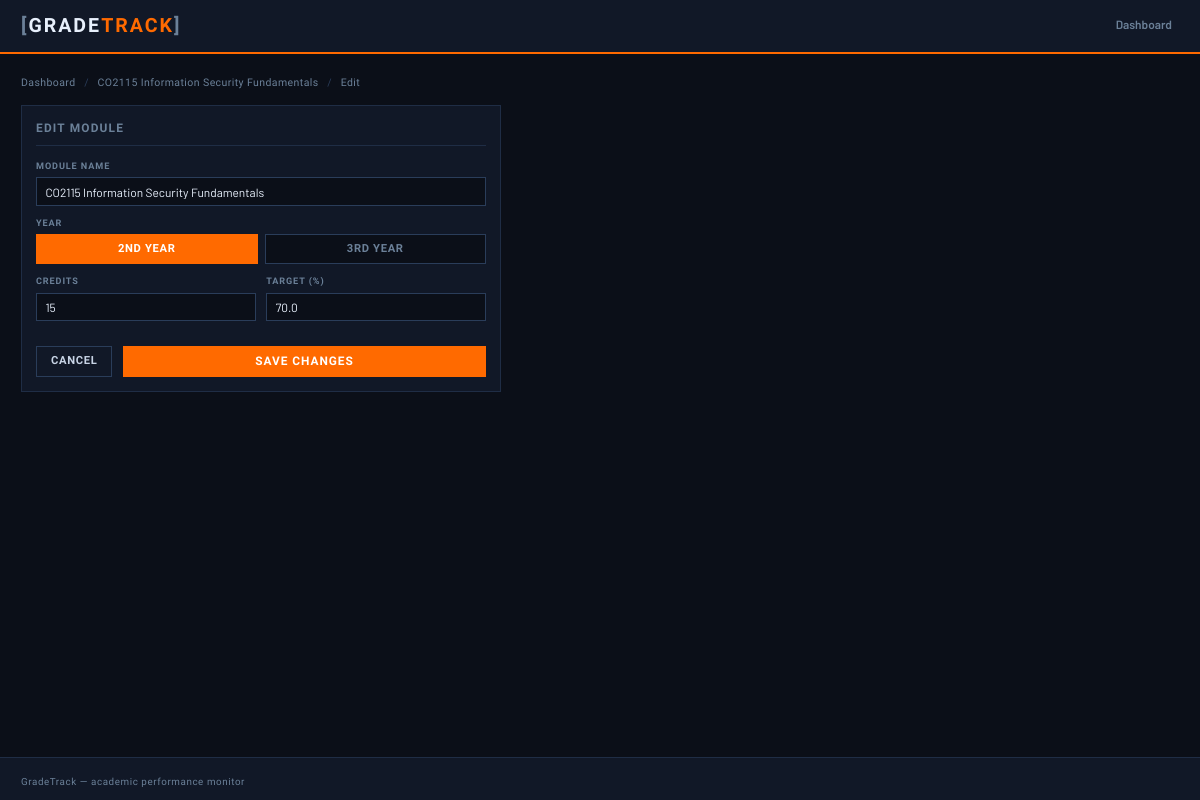
The page /module/2/edit on the database its author committed.
### tables this page shows
CREATE TABLE modules (
                id INTEGER PRIMARY KEY AUTOINCREMENT,
                name TEXT NOT NULL,
                credits INTEGER NOT NULL DEFAULT 20,
                target_grade REAL NOT NULL DEFAULT 70,
                year INTEGER NOT NULL DEFAULT 2
            );

### app.py (the view, shortened to what this page needs)
@app.route("/module/<int:module_id>/edit", methods=["GET", "POST"])
def edit_module(module_id):
    m = db.get_module(module_id)
    return render_template("edit_module.html", module=m)

### db.py (called while the page is built)
def get_db():
    conn = sqlite3.connect(DB_PATH)
    conn.row_factory = sqlite3.Row
    conn.execute("PRAGMA foreign_keys = ON")
    return conn

def get_module(module_id):
    with get_db() as conn:
        return conn.execute("SELECT * FROM modules WHERE id = ?", (module_id,)).fetchone()

### templates/edit_module.html (shortened to what this page needs)
{% extends "base.html" %}
{% block content %}
<div class="breadcrumb">
  <a href="/" class="breadcrumb-link">Dashboard</a>
  <span class="breadcrumb-sep">/</span>
  <a href="/module/{{ module.id }}" class="breadcrumb-link">{{ module.name }}</a>
  <span class="breadcrumb-sep">/</span>
  <span>Edit</span>
</div>
<div class="single-form-page">
  <div class="form-panel" style="max-width:480px">
    <h3 class="panel-title">EDIT MODULE</h3>
    <form method="POST" action="/module/{{ module.id }}/edit">
      <div class="field">
        <label class="field-label">MODULE NAME</label>
        <input type="text" name="name" class="field-input" value="{{ module.name }}" required>
      </div>
      <div class="field">
        <label class="field-label">YEAR</label>
        <div class="year-toggle-row">
          <label class="year-toggle">
            <span>2ND YEAR</span>
          </label>
          <label class="year-toggle">
            <span>3RD YEAR</span>
          </label>
        </div>
      </div>
      <div class="field-row">
        <div class="field">
          <label class="field-label">CREDITS</label>
          <input type="number" name="credits" class="field-input" value="{{ module.credits }}" min="1" max="120" required>
        </div>
        <div class="field">
          <label class="field-label">TARGET (%)</label>
          <input type="number" name="target_grade" class="field-input" value="{{ module.target_grade }}" min="0" max="100" step="0.1" required>
        </div>
      </div>
      <div style="display:flex;gap:.75rem;margin-top:1rem">
        <a href="/module/{{ module.id }}" class="btn-secondary">CANCEL</a>
        <button type="submit" class="btn-primary">SAVE CHANGES</button>
      </div>
    </form>
  </div>
</div>
{% endblock %}

### static/style.css (style rules this page uses)
:root { --bg: #0b0f18; --bg-2: #111827; --bg-3: #1a2235; --border: #1f2d45; --border-2: #2a3d5a; --orange: #ff6a00; --orange-dim: #cc5500; --text: #c8d4e6; --text-dim: #6b8098; --text-bright:#e8f0fc; --white: #ffffff; --first: #00c896; --upper: #4da6ff; --lower: #f0b429; --third: #e06030; --fail: #e03030; --na: #4a5c72; }
*, *::before, *::after { box-sizing: border-box; margin: 0; padding: 0; }
html { font-size: 14px; }
body { background: var(--bg); color: var(--text); font-family: 'Barlow', sans-serif; font-weight: 400; line-height: 1.5; min-height: 100vh; display: flex; flex-direction: column; }
h1, h2, h3, h4, .logo, .section-title, .panel-title, .stat-label, .field-label, th, .summary-label, .btn-primary, .btn-secondary, .btn-ghost, .btn-danger, .btn-sm { font-family: 'Barlow Condensed', sans-serif; letter-spacing: .04em; }
a { color: var(--orange); text-decoration: none; }
.form-panel { background: var(--bg-2); border: 1px solid var(--border); padding: 1rem; }
.panel-title { font-size: .85rem; font-weight: 700; color: var(--text-dim); letter-spacing: .1em; margin-bottom: 1rem; padding-bottom: .5rem; border-bottom: 1px solid var(--border); }
.field { display: flex; flex-direction: column; gap: .3rem; margin-bottom: .75rem; }
.field-row { display: grid; grid-template-columns: 1fr 1fr; gap: .75rem; }
.field-label { font-size: .65rem; font-weight: 700; color: var(--text-dim); letter-spacing: .1em; }
.field-input { background: var(--bg); border: 1px solid var(--border-2); color: var(--text-bright); padding: .45rem .6rem; font-family: 'Barlow', sans-serif; font-size: .85rem; width: 100%; outline: none; transition: border-color .15s; }
.field-input::placeholder { color: var(--text-dim); }
.btn-primary { background: var(--orange); color: var(--white); border: none; padding: .5rem 1.25rem; font-size: .85rem; font-weight: 700; letter-spacing: .08em; cursor: pointer; width: 100%; transition: background .15s; }
.btn-secondary { background: transparent; color: var(--text); border: 1px solid var(--border-2); padding: .45rem 1rem; font-size: .8rem; font-weight: 600; letter-spacing: .06em; cursor: pointer; display: inline-block; text-align: center; transition: border-color .15s, color .15s; }
.breadcrumb { font-size: .75rem; color: var(--text-dim); margin-bottom: 1rem; font-family: 'Barlow Condensed', sans-serif; letter-spacing: .04em; }
.breadcrumb-link { color: var(--text-dim); }
.breadcrumb-sep { margin: 0 .4rem; color: var(--border-2); }
.single-form-page { max-width: 600px; }
.year-toggle-row { display: grid; grid-template-columns: 1fr 1fr; gap: .5rem; }
.year-toggle { display: flex; cursor: pointer; }
.year-toggle span { width: 100%; text-align: center; padding: .4rem; font-family: 'Barlow Condensed', sans-serif; font-size: .8rem; font-weight: 700; letter-spacing: .06em; color: var(--text-dim); border: 1px solid var(--border-2); background: var(--bg); transition: all .15s; }
.year-toggle input:checked + span { background: var(--orange); color: var(--white); border-color: var(--orange); }

### rows shown on the page
modules: name "CO2115 Information Security Fundamentals", credits "15", target_grade "70.0"
